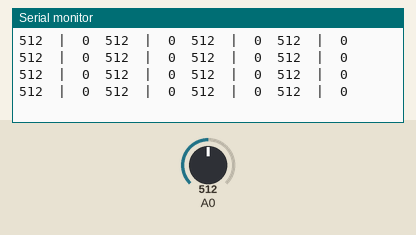
Recording of a sketch running on a simulated Arduino Uno, built with avr-gcc and run on an emulated ATmega328P. Parts: the last lines printed to the serial monitor. Inputs (shaded band) come from the test bench; at power-on: A0 = 512.

Above: at 1.2 s.
1.3 s: A0 set to 104
At 1.38 s:
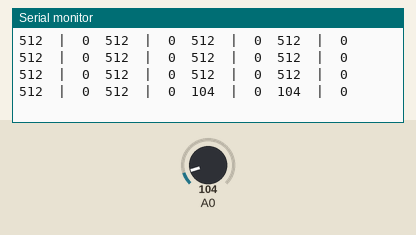
4.3 s: A0 set to 94
At 4.35 s:
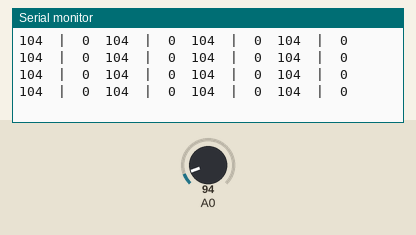
13.3 s: A0 set to 8
At 13.37 s:
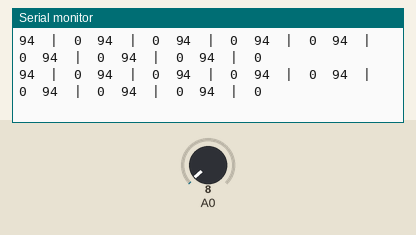
16.3 s: A0 set to 11
At 16.49 s:
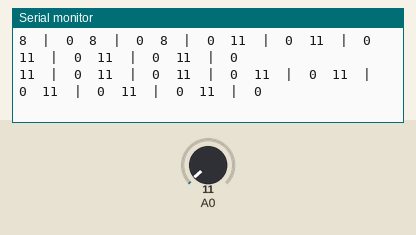
Timing chart, 0 to 18.8 s (numbered marks = the images above; inputs shaded):
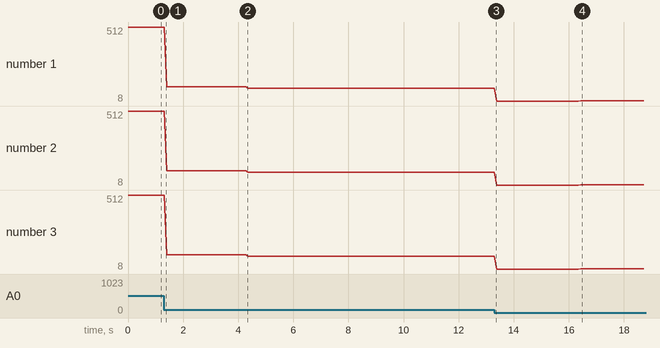

The sketch:

sensor_test.ino
```cpp
#include "sensor.h"
void setup() {
  // put your setup code here, to run once:
pinMode(11,OUTPUT);
pinMode(12,OUTPUT);
pinMode(13,OUTPUT);
Serial.begin(9600);
}

void loop() {
  // put your main code here, to run repeatedly:
Kivi();
}
```

sensor.cpp
```cpp
#include "sensor.h"
int i;
int a;
int b;
int c;
int S1 = 11;
int S2 = 12;
int S3 = 13;
int lt = 300;
int ht = 900;
int sensor_value[8];
int sensor_value_Digital[8];
void Kivi() {

  for (i = 0; i < 8; i++) {

    digitalWrite(S3, a = (i % 2));
    digitalWrite(S2, b = (int(i / 2) % 2));
    digitalWrite(S1, c = (int(int(i / 2) / 2)));
    int t = (ht + lt) / 2;
    sensor_value[i] = analogRead(A0);

    if (sensor_value[i] > t) {
      sensor_value_Digital[i] = 1;
    } else {
      sensor_value_Digital[i] = 0;
    }
    Serial.print(sensor_value[i]);
    Serial.print("  |  ");
    Serial.print(sensor_value_Digital[i]);
    Serial.print("\t");
  }
Serial.println("  ");
}
```

sensor.h
```cpp
#ifndef sensor_H
#define sersor_H
#include <Arduino.h>
void Kivi();
#endif
```

Measured:
- after the input at 1.3 s, the serial monitor: prints a new line at once (image 1)
- after the input at 16.3 s, the serial monitor: prints a new line after 0.05 s (image 4)
- plotted number 1: 512 → 104 after the input at 1.3 s, 104 → 94 after the input at 4.3 s, 94 → 8 after the input at 13.3 s, 8 → 11 after the input at 16.3 s
- plotted number 2: 512 → 104 after the input at 1.3 s, 104 → 94 after the input at 4.3 s, 94 → 8 after the input at 13.3 s, 8 → 11 after the input at 16.3 s
- plotted number 3: 512 → 104 after the input at 1.3 s, 104 → 94 after the input at 4.3 s, 94 → 8 after the input at 13.3 s, 8 → 11 after the input at 16.3 s
